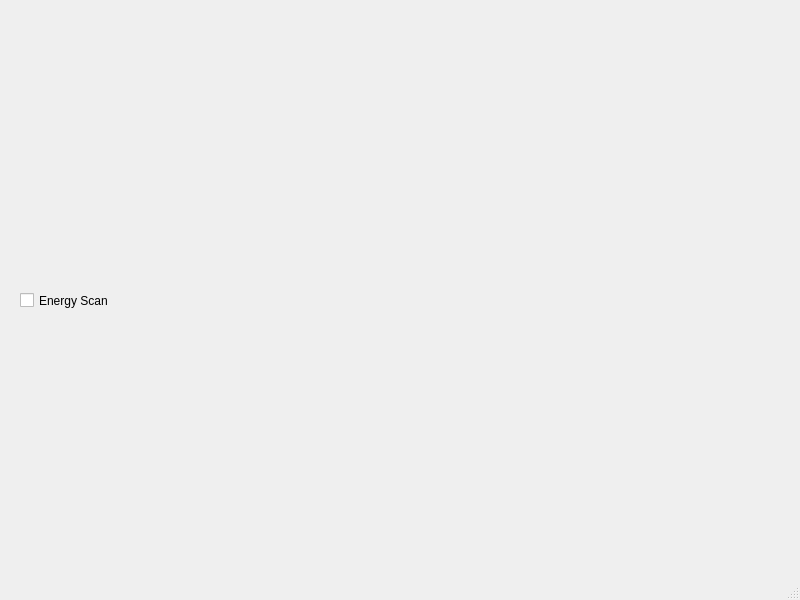
<?xml version="1.0" encoding="UTF-8"?>
<ui version="4.0">
 <class>MainWindow</class>
 <widget class="QMainWindow" name="MainWindow">
  <property name="geometry">
   <rect>
    <x>0</x>
    <y>0</y>
    <width>800</width>
    <height>600</height>
   </rect>
  </property>
  <property name="windowTitle">
   <string>MainWindow</string>
  </property>
  <widget class="QWidget" name="centralwidget">
   <widget class="QCheckBox" name="tickbox_energy_scan">
    <property name="geometry">
     <rect>
      <x>20</x>
      <y>290</y>
      <width>111</width>
      <height>21</height>
     </rect>
    </property>
    <property name="layoutDirection">
     <enum>Qt::LeftToRight</enum>
    </property>
    <property name="text">
     <string>Energy Scan</string>
    </property>
   </widget>
  </widget>
  <widget class="QMenuBar" name="menubar">
   <property name="geometry">
    <rect>
     <x>0</x>
     <y>0</y>
     <width>800</width>
     <height>20</height>
    </rect>
   </property>
  </widget>
  <widget class="QStatusBar" name="statusbar"/>
 </widget>
 <resources/>
 <connections/>
</ui>
